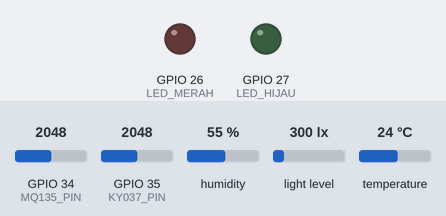
Recording of a sketch running on a simulated ESP32. On the bench: output pins drawn as LEDs (lit = HIGH). Inputs (shaded band) come from the test bench; at power-on: humidity 55 %, light level 300 lx, GPIO 34 (MQ135_PIN) = 2048, GPIO 35 (KY037_PIN) = 2048, temperature 24 °C. What the sketch prints to the serial monitor is not drawn.

Above: at 0.24 s.
At 1.2 s:
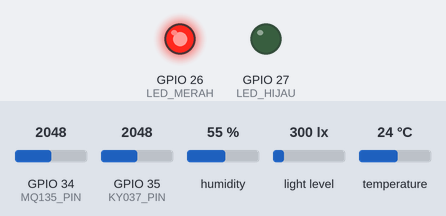
1.3 s: humidity set to 22 %
6.9 s: light level set to 40 lx
12.0 s: GPIO 34 (MQ135_PIN) set to 1960
17.1 s: GPIO 35 (KY037_PIN) set to 15
22.2 s: temperature set to 12 °C
27.2 s: GPIO 34 (MQ135_PIN) set to 260
Timing chart, 0 to 30.2 s (numbered marks = the images above; inputs shaded):
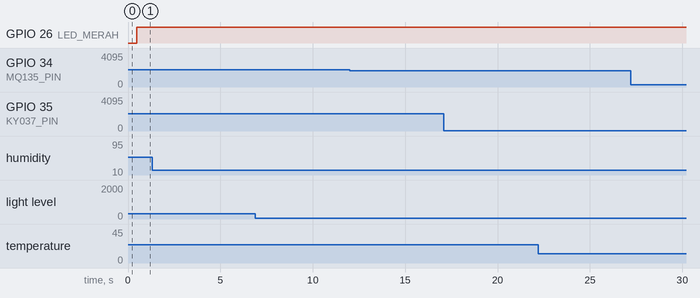

Measured:
- after the input at 1.3 s, every drawn part: stays the same
- after the input at 6.9 s, every drawn part: stays the same
- after the input at 12.0 s, every drawn part: stays the same
- after the input at 17.1 s, every drawn part: stays the same
- after the input at 22.2 s, every drawn part: stays the same
- after the input at 27.2 s, every drawn part: stays the same

The sketch:

Progress_10_Juni.ino
```cpp
/*
Catatan :
Pengembangan dan implementasi progress kedua project ini telah dilakukan pada 10 Juni 2025.
Repository GitHub baru diperbarui dan diunggah pada tanggal saat ini sebagai bagian dari proses dokumentasi project.
*/

#include <Wire.h>
#include <DHT.h>
#include <BH1750.h>

// Pin definitions
#define DHT_PIN 4
#define DHT_TYPE DHT22
#define MQ135_PIN 34
#define KY037_PIN 35
#define LED_HIJAU 27
#define LED_MERAH 26

// Sensor objects
DHT dht(DHT_PIN, DHT_TYPE);
BH1750 lightMeter;

void setup() {
  Serial.begin(9600);

  pinMode(LED_HIJAU, OUTPUT);
  pinMode(LED_MERAH, OUTPUT);

  dht.begin();

  Wire.begin();
  lightMeter.begin();

  Serial.println("Semua sensor siap!");
}

void loop() {
  // DHT22 - Suhu & Kelembapan
  float suhu = dht.readTemperature();
  float kelembapan = dht.readHumidity();

  // MQ-135 - Kualitas Udara (rata-rata 5x)
  float totalUdara = 0;
  for(int i = 0; i < 5; i++) {
    totalUdara += analogRead(MQ135_PIN);
    delay(10);
  }
  int kualitasUdara = totalUdara / 5;

  // BH1750 - Cahaya (rata-rata 5x)
  float totalCahaya = 0;
  for(int i = 0; i < 5; i++) {
    totalCahaya += lightMeter.readLightLevel();
    delay(50);
  }
  float cahaya = totalCahaya / 5;

  // KY-037 - Kebisingan (rata-rata 5x)
  float totalBising = 0;
  for(int i = 0; i < 5; i++) {
    totalBising += analogRead(KY037_PIN);
    delay(10);
  }
  int kebisingan = totalBising / 5;

  // Cek kondisi nyaman/tidak
  bool tidakNyaman = false;

  // Suhu
  if (isnan(suhu) || isnan(kelembapan)) {
    Serial.println("DHT22 gagal dibaca!");
  } else {

    Serial.print("Suhu: ");
    Serial.print(suhu);
    Serial.print(" °C → ");

    if (suhu >= 22 && suhu <= 28) {
      Serial.println("NYAMAN");
    } else {
      Serial.println("TIDAK NYAMAN");
      tidakNyaman = true;
    }

    Serial.print("Kelembapan: ");
    Serial.print(kelembapan);
    Serial.print(" % → ");

    if (kelembapan >= 40 && kelembapan <= 60) {
      Serial.println("NYAMAN");
    } else {
      Serial.println("TIDAK NYAMAN");
      tidakNyaman = true;
    }
  }

  // Kualitas Udara
  Serial.print("Kualitas Udara (MQ135): ");
  Serial.print(kualitasUdara);
  Serial.print(" → ");

  if (kualitasUdara < 1000) {
    Serial.println("BAIK");
  } else if (kualitasUdara <= 2000) {
    Serial.println("SEDANG");
    tidakNyaman = true;
  } else {
    Serial.println("BURUK");
    tidakNyaman = true;
  }

  // Cahaya
  Serial.print("Cahaya (BH1750): ");
  Serial.print(cahaya);
  Serial.print(" lx → ");

  if (cahaya >= 300 && cahaya <= 500) {
    Serial.println("NYAMAN");
  } else {
    Serial.println("TIDAK NYAMAN");
    tidakNyaman = true;
  }

  // Kebisingan
  Serial.print("Kebisingan (KY037): ");
  Serial.print(kebisingan);
  Serial.print(" → ");

  if (kebisingan <= 55) {
    Serial.println("NYAMAN");
  } else {
      Serial.println("TIDAK NYAMAN");
      tidakNyaman = true;
  }

  // Kontrol LED
  if (tidakNyaman) {
    digitalWrite(LED_MERAH, HIGH);
    digitalWrite(LED_HIJAU, LOW);
    Serial.println("STATUS: TIDAK NYAMAN 🔴");
  } else {
    digitalWrite(LED_HIJAU, HIGH);
    digitalWrite(LED_MERAH, LOW);
    Serial.println("STATUS: NYAMAN 🟢");
  }

  Serial.println("--------------------");
  delay(2000);
}
```
